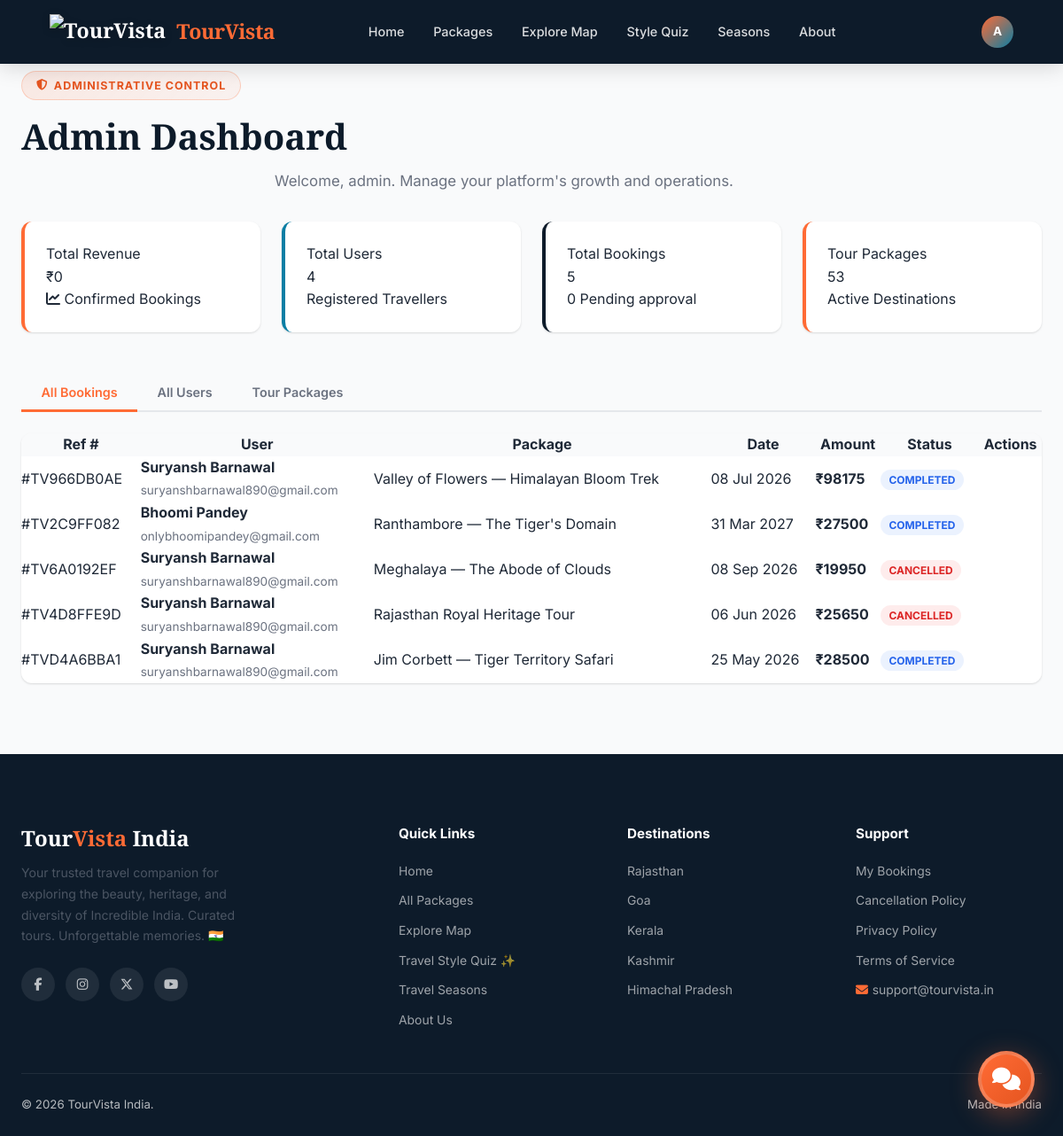
The app's page /accounts/admin-dashboard/ (signed in), older data.
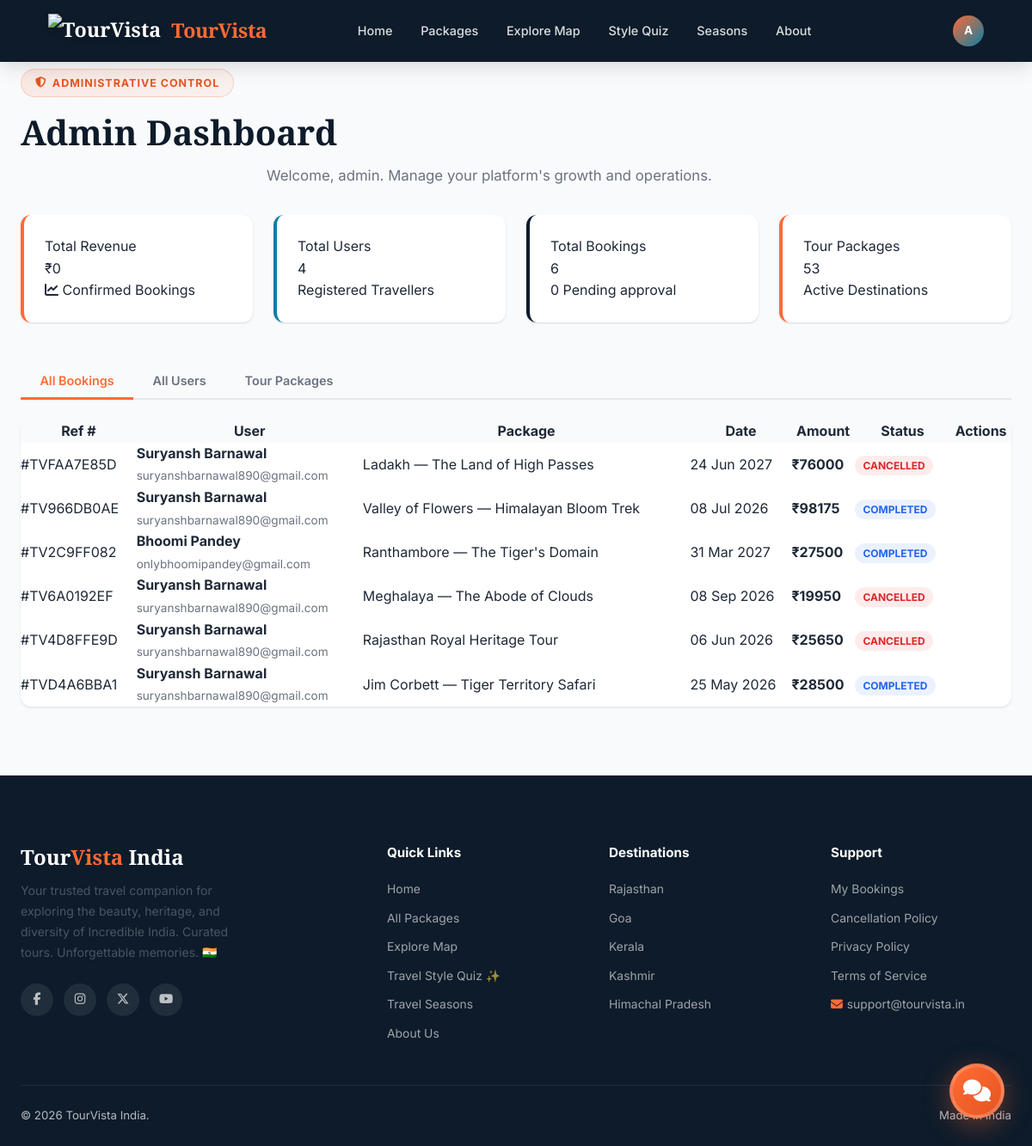
The same page, newer data.
### bookings/models.py (models this page shows, shortened)
class Booking(models.Model):
    booking_ref = models.CharField(max_length=12, unique=True, blank=True)
    user = models.ForeignKey(User, on_delete=models.CASCADE, related_name='bookings')
    package = models.ForeignKey(TourPackage, on_delete=models.CASCADE, related_name='bookings')
    first_name = models.CharField(max_length=50)
    last_name = models.CharField(max_length=50)
    email = models.EmailField()
    phone = models.CharField(max_length=15)
    num_travellers = models.PositiveIntegerField(default=1)
    travel_date = models.DateField()
    special_requests = models.TextField(blank=True)
    price_per_person = models.DecimalField(max_digits=10, decimal_places=2)
    total_amount = models.DecimalField(max_digits=12, decimal_places=2)
    status = models.CharField(max_length=20, choices=BOOKING_STATUS, default='pending')
    created_at = models.DateTimeField(auto_now_add=True)
    updated_at = models.DateTimeField(auto_now=True)
    class Meta:
        ordering = ['-created_at']
    @property
    def full_name(self):
        return f"{self.first_name} {self.last_name}"

### core/models.py (models this page shows, shortened)
class TourPackage(models.Model):
    title = models.CharField(max_length=255)
    slug = models.SlugField(unique=True, blank=True)
    destination = models.ForeignKey(Destination, on_delete=models.SET_NULL, null=True, blank=True)
    state = models.CharField(max_length=50, choices=INDIAN_STATES, default='rajasthan')
    description = models.TextField()
    highlights = models.TextField(blank=True, help_text="One highlight per line")
    itinerary = models.TextField(blank=True, help_text="Day-wise itinerary")
    inclusions = models.TextField(blank=True)
    exclusions = models.TextField(blank=True)
    duration_days = models.PositiveIntegerField(default=3)
    max_group_size = models.PositiveIntegerField(default=20)
    price_per_person = models.DecimalField(max_digits=10, decimal_places=2)
    discount_percent = models.PositiveIntegerField(default=0)
    difficulty = models.CharField(max_length=20, choices=DIFFICULTY_LEVELS, default='easy')
    best_season = models.CharField(max_length=20, choices=SEASONS, default='all')
    transportation = models.CharField(max_length=30, choices=TRANSPORT_CHOICES, default='flight')
    accommodation = models.CharField(max_length=30, choices=ACCOMMODATION_CHOICES, default='hotel')
    hotel_name = models.CharField(max_length=255, blank=True, help_text="Specific hotel name, e.g. Taj Lake Palace")
    hotel_star_rating = models.PositiveIntegerField(
        null=True, blank=True,
        choices=[(i, f'{i} Star') for i in range(1, 6)],
        help_text="Hotel star rating 1–5"
    )
    transport_details = models.CharField(max_length=255, blank=True, help_text="e.g. Indigo Flight + Private Innova Crysta")
    main_image = models.ImageField(upload_to='packages/', null=True, blank=True)
    image_2 = models.ImageField(upload_to='packages/', null=True, blank=True)
    image_3 = models.ImageField(upload_to='packages/', null=True, blank=True)
    image_4 = models.ImageField(upload_to='packages/', null=True, blank=True)
    is_featured = models.BooleanField(default=False)
    is_active = models.BooleanField(default=True)
    created_at = models.DateTimeField(auto_now_add=True)
    updated_at = models.DateTimeField(auto_now=True)
    city_name = models.CharField(max_length=100, blank=True, help_text="City name for weather API (e.g. Jaipur)")
    class Meta:
        ordering = ['-is_featured', '-created_at']

### accounts/views.py (the view)
# urls.py: path('admin-dashboard/', views.admin_dashboard, name='admin_dashboard'),
@login_required
def admin_dashboard(request):
    if not request.user.is_staff:
        messages.error(request, 'Access denied. Admins only.')
        return redirect('accounts:dashboard')
    all_users = User.objects.all().select_related('profile')
    all_bookings = Booking.objects.all().select_related('user', 'package').order_by('-created_at')
    from core.models import TourPackage
    all_packages = TourPackage.objects.all()
    from django.db.models import Sum
    total_revenue = Booking.objects.filter(
        status='confirmed'
    ).aggregate(total=Sum('total_amount'))['total'] or 0
    pending_bookings = all_bookings.filter(status='pending').count()
    context = {
        'all_users': all_users,
        'all_bookings': all_bookings,
        'all_packages': all_packages,
        'total_users': all_users.count(),
        'total_bookings': all_bookings.count(),
        'total_packages': all_packages.count(),
        'total_revenue': total_revenue,
        'pending_count': pending_bookings,
    }
    return render(request, 'accounts/admin_dashboard.html', context)

### templates/accounts/admin_dashboard.html (shortened to what the changed rows need)
{% extends 'base.html' %}
{% load static %}
{% block content %}
<div class="section" style="background:var(--gray-50); min-height:80vh">
    <div class="container">
        <div class="section-header" style="text-align:left; margin-bottom:2rem">
            <h2>Admin Dashboard</h2>
        </div>
        <div style="display:grid; grid-template-columns:repeat(auto-fit, minmax(240px, 1fr)); gap:1.5rem; margin-bottom:3rem">
            <div style="background:white; padding:1.5rem; border-radius:var(--radius); box-shadow:var(--shadow-sm); border-left:4px solid var(--navy)">
                <div class="label">Total Bookings</div>
                <div class="value">{{ total_bookings }}</div>
                <div class="meta">{{ pending_count }} Pending approval</div>
            </div>
        </div>
        <div class="tab-panel active" id="tab-bookings">
            <div style="background:white; border-radius:var(--radius); box-shadow:var(--shadow-sm); overflow-x:auto">
                <table style="width:100%; border-collapse:collapse;">
                    <thead>
                        <tr style="background:var(--gray-50)">
                            <th>Ref #</th>
                            <th>User</th>
                            <th>Package</th>
                            <th>Date</th>
                            <th>Amount</th>
                            <th>Status</th>
                            <th>Actions</th>
                        </tr>
                    </thead>
                    <tbody>
                        {% for b in all_bookings %}
                        <tr>
                            <td>#{{ b.booking_ref }}</td>
                            <td>
                                <strong>{{ b.full_name|default:"N/A" }}</strong><br>
                                <small>{{ b.user.email|default:"—" }}</small>
                            </td>
                            <td>{{ b.package.title }}</td>
                            <td>{{ b.travel_date|date:"d M Y" }}</td>
                            <td><strong>₹{{ b.total_amount|floatformat:0 }}</strong></td>
                            <td>
                                <span class="badge status-{{ b.status|default:'unknown' }}">
                                    {{ b.status|title }}
                                </span>
                            </td>
                            <td>
                            </td>
                        </tr>
                        {% empty %}
                        <tr>
                            <td colspan="7" style="text-align:center; padding:2rem;">
                                No bookings found.
                            </td>
                        </tr>
                        {% endfor %}
                    </tbody>
                </table>
            </div>
        </div>
    </div>
</div>
{% endblock %}

Row changes from the older to the newer data that the page shows:
added Booking: booking_ref "TVFAA7E85D", full_name "Suryansh Barnawal", user.email "suryanshbarnawal890@gmail.com", package "Ladakh — The Land of High Passes", travel_date "24 Jun 2027", total_amount "76000", status "CANCELLED"
Text that changed along with them:
{{ total_bookings }}: "5" → "6"
